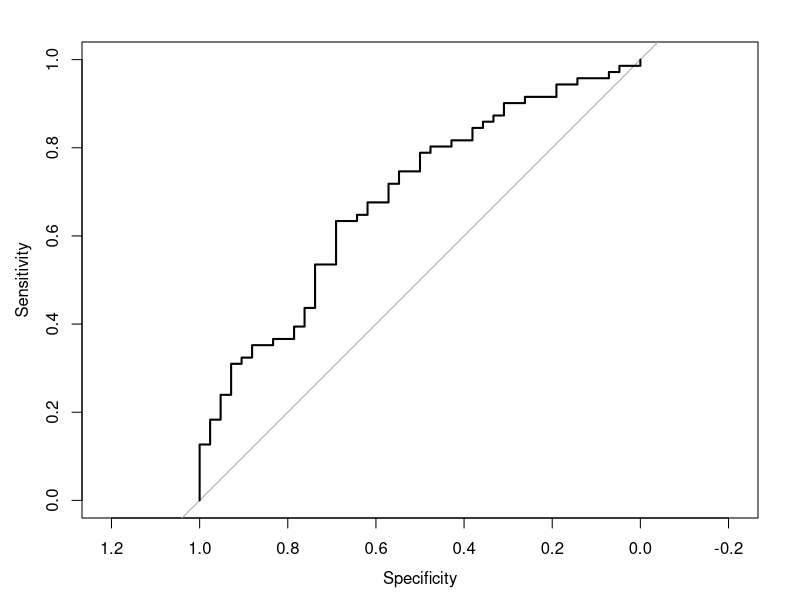

Write the R code that produced this figure.
# Calculate ROC and AUC
# Required
install.packages(pROC)
library(pROC)
data(aSAH)
aSAH->mydata
head(mydata)
# Fit a GLM
m.fit<- glm(gender~wfns+s100b+ndka , data=mydata, binomial)
mydata$prob <- predict(m.fit,type=c("response"))
gp <- roc(gender ~ prob, data = mydata)
plot(gp) 
auc(gp)
######